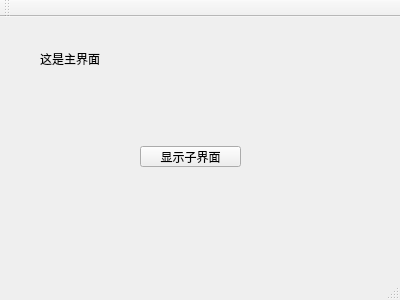
<?xml version="1.0" encoding="UTF-8"?>
<ui version="4.0">
 <class>MainWindow</class>
 <widget class="QMainWindow" name="MainWindow">
  <property name="geometry">
   <rect>
    <x>0</x>
    <y>0</y>
    <width>400</width>
    <height>300</height>
   </rect>
  </property>
  <property name="windowTitle">
   <string>MainWindow</string>
  </property>
  <widget class="QWidget" name="centralWidget">
   <widget class="QLabel" name="label">
    <property name="geometry">
     <rect>
      <x>40</x>
      <y>31</y>
      <width>81</width>
      <height>21</height>
     </rect>
    </property>
    <property name="text">
     <string>这是主界面</string>
    </property>
   </widget>
   <widget class="QPushButton" name="showChildButton">
    <property name="geometry">
     <rect>
      <x>140</x>
      <y>129</y>
      <width>101</width>
      <height>21</height>
     </rect>
    </property>
    <property name="text">
     <string>显示子界面</string>
    </property>
   </widget>
  </widget>
  <widget class="QMenuBar" name="menuBar">
   <property name="geometry">
    <rect>
     <x>0</x>
     <y>0</y>
     <width>400</width>
     <height>22</height>
    </rect>
   </property>
  </widget>
  <widget class="QToolBar" name="mainToolBar">
   <attribute name="toolBarArea">
    <enum>TopToolBarArea</enum>
   </attribute>
   <attribute name="toolBarBreak">
    <bool>false</bool>
   </attribute>
  </widget>
  <widget class="QStatusBar" name="statusBar"/>
 </widget>
 <layoutdefault spacing="6" margin="11"/>
 <resources/>
 <connections/>
</ui>
